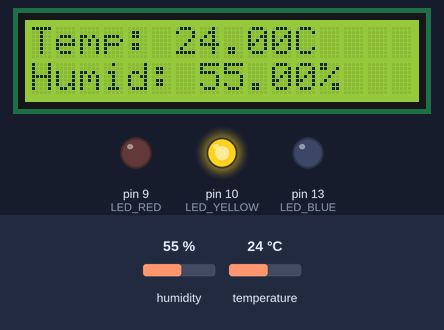
Bench run of a sketch on a simulated Arduino Uno, built with avr-gcc and run on an emulated ATmega328P. On the bench: 16×2 character LCD, output pins drawn as LEDs (lit = HIGH). The inputs (shaded band) are chosen by the test bench; at power-on: temperature 24 °C, humidity 55 %. What the sketch prints to the serial monitor is not drawn.

Above: at 3.2 s.
3.3 s: temperature set to 21 °C
At 5.1 s:
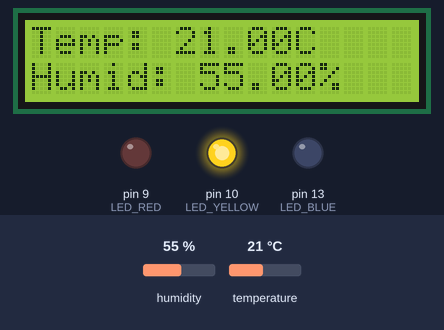
6.0 s: temperature set to 18 °C
At 6.6 s:
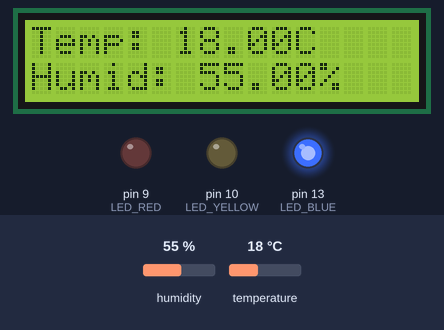
8.7 s: temperature set to 33 °C
At 10.7 s:
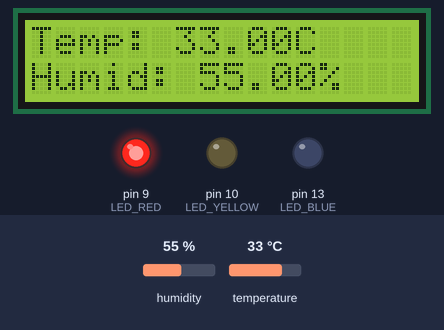
11.7 s: humidity set to 22 %
At 13.4 s:
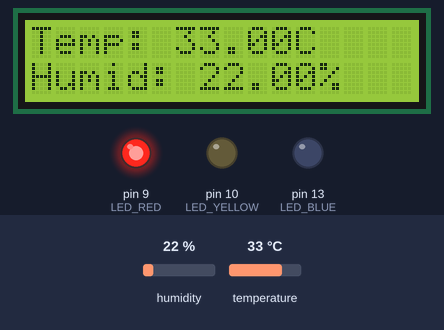
14.4 s: humidity set to 40 %
At 17.4 s:
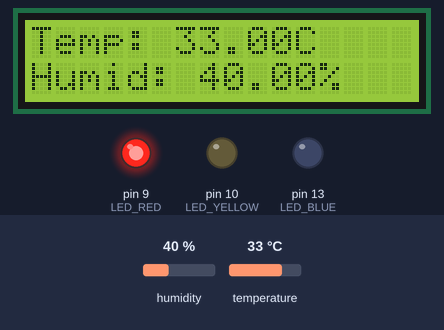
Timing chart, 0 to 18.8 s (numbered marks = the images above; inputs shaded):
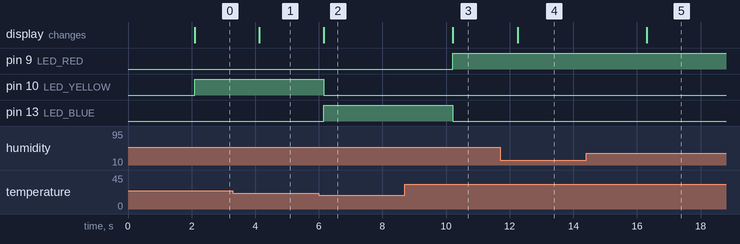

The sketch:

conditionSketch.cpp.ino
```cpp
#include <DHT.h>
#include <LiquidCrystal.h>

#define DHTPIN 8
#define DHTTYPE DHT11

#define LED_RED 9
#define LED_YELLOW 10
#define LED_BLUE 13

DHT dht(DHTPIN, DHTTYPE);
LiquidCrystal lcd(12, 11, 5, 4, 3, 2);

void setLED(bool red, bool yellow, bool blue) {
  digitalWrite(LED_RED, red);
  digitalWrite(LED_YELLOW, yellow);
  digitalWrite(LED_BLUE, blue);
}

void setup() {
  Serial.begin(9600);
  delay(2000);
  dht.begin();
  lcd.begin(16, 2);

  pinMode(LED_RED, OUTPUT);
  pinMode(LED_YELLOW, OUTPUT);
  pinMode(LED_BLUE, OUTPUT);
}

void loop() {
  float temperature = dht.readTemperature();
  float humidity = dht.readHumidity();

  Serial.print("Temp: ");
  Serial.print(temperature);
  Serial.print("C  Humidity: ");
  Serial.print(humidity);
  Serial.println("%");

  lcd.clear();

  if (isnan(temperature) || isnan(humidity)) {
    lcd.setCursor(0, 0);
    lcd.print("Sensor Error!");
    setLED(true, false, false);  // red if error
  } else {
    lcd.setCursor(0, 0);
    lcd.print("Temp: ");
    lcd.print(temperature);
    lcd.print("C");
    lcd.setCursor(0, 1);
    lcd.print("Humid: ");
    lcd.print(humidity);
    lcd.print("%");

    // Change LED based on temperature
    if (temperature >= 30) {
      setLED(true, false, false);   // 🔴 red = hot
    } else if (temperature >= 20) {
      setLED(false, true, false);   // 🟡 yellow = warm
    } else {
      setLED(false, false, true);   // 🔵 blue = cold
    }
  }

  delay(2000);
}
```

Measured:
- the behaviour switches between 20 and 19 °C on temperature (found by bisection; images 1 and 2)
- after the input at 3.3 s, the display: changes after 0.82 s (image 1)
- after the input at 6.0 s, pin 10 (LED_YELLOW): HIGH → LOW after 0.15 s; pin 13 (LED_BLUE): LOW → HIGH after 0.15 s; the display: changes after 0.15 s (image 2)
- after the input at 8.7 s, pin 9 (LED_RED): LOW → HIGH after 1.5 s; pin 13 (LED_BLUE): HIGH → LOW after 1.5 s; the display: changes after 1.5 s (image 3)
- after the input at 11.7 s, the display: changes after 0.55 s (image 4)
- after the input at 14.4 s, the display: changes after 1.9 s (image 5)
